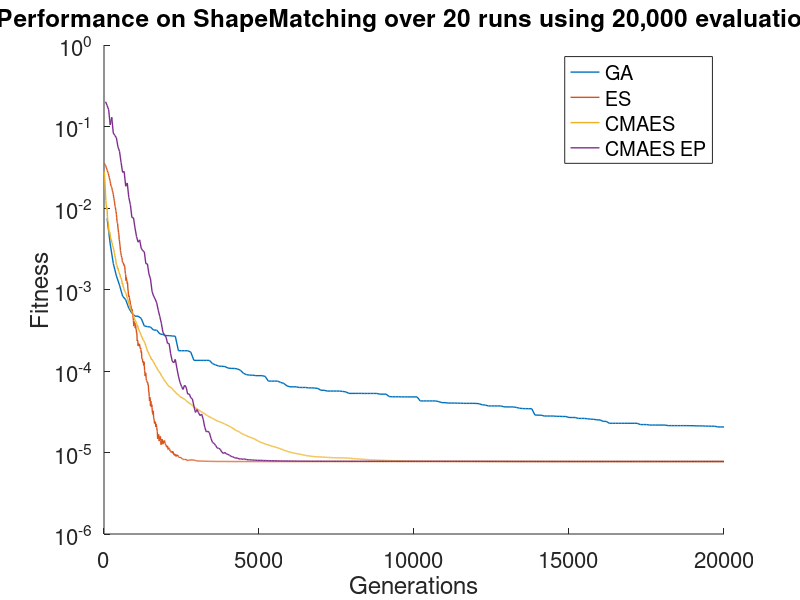

Write MATLAB code to recreate this figure.
%% Plot
clear;

% load GA data
load('real_valued_GA_foil1.mat');
load('real_valued_GA_foil2.mat');
load('real_valued_GA_foil3.mat');

min_ga = min([min(ga_foil1); min(ga_foil2); min(ga_foil3)]);

% load ES data
load('real_valued_ES_foil1.mat');
load('real_valued_ES_foil2.mat');
load('real_valued_ES_foil3.mat');

min_es = min([min(es_foil1); min(es_foil2); min(es_foil3)]);

% load CMAES data
load('real_valued_CMAES_foil1.mat');
load('real_valued_CMAES_foil2.mat');
load('real_valued_CMAES_foil3.mat');

min_cmaes = min([min(cmaes_foil1); min(cmaes_foil2); min(cmaes_foil3)]);

% load CMAES EP data
load('real_valued_CMAES_EP_foil1.mat');
load('real_valued_CMAES_EP_foil2.mat');
load('real_valued_CMAES_EP_foil3.mat');
%%
min_cmaes_ep = min([min(cmaesep_foil1); min(cmaesep_foil2); min(cmaesep_foil2)]);

% step sizes
step_size_ga = 0:100:20000;
step_size_ga = step_size_ga(2:201);

step_size_es = 0:10:20000;
step_size_es = step_size_es(2:2001);

step_size_cmaes = 0:10:20000;
step_size_cmaes = step_size_cmaes(2:2001);

step_size_cmaesep = 0:50:20000;
step_size_cmaesep = step_size_cmaesep(2:401);

% View Result
hold on;
plot(step_size_ga, min_ga,'LineWidth',1);

plot(step_size_es, min_es,'LineWidth',1);

plot(step_size_cmaes, min_cmaes,'LineWidth',1);

plot(step_size_cmaesep, min_cmaes_ep,'LineWidth',1);

legend('GA','ES', 'CMAES','CMAES EP', 'Location','NorthEast');
xlabel('Generations'); ylabel('Fitness'); set(gca,'FontSize',16); set(gca,'YScale','log')
title('Performance on ShapeMatching over 20 runs using 20,000 evaluations');
hold off;